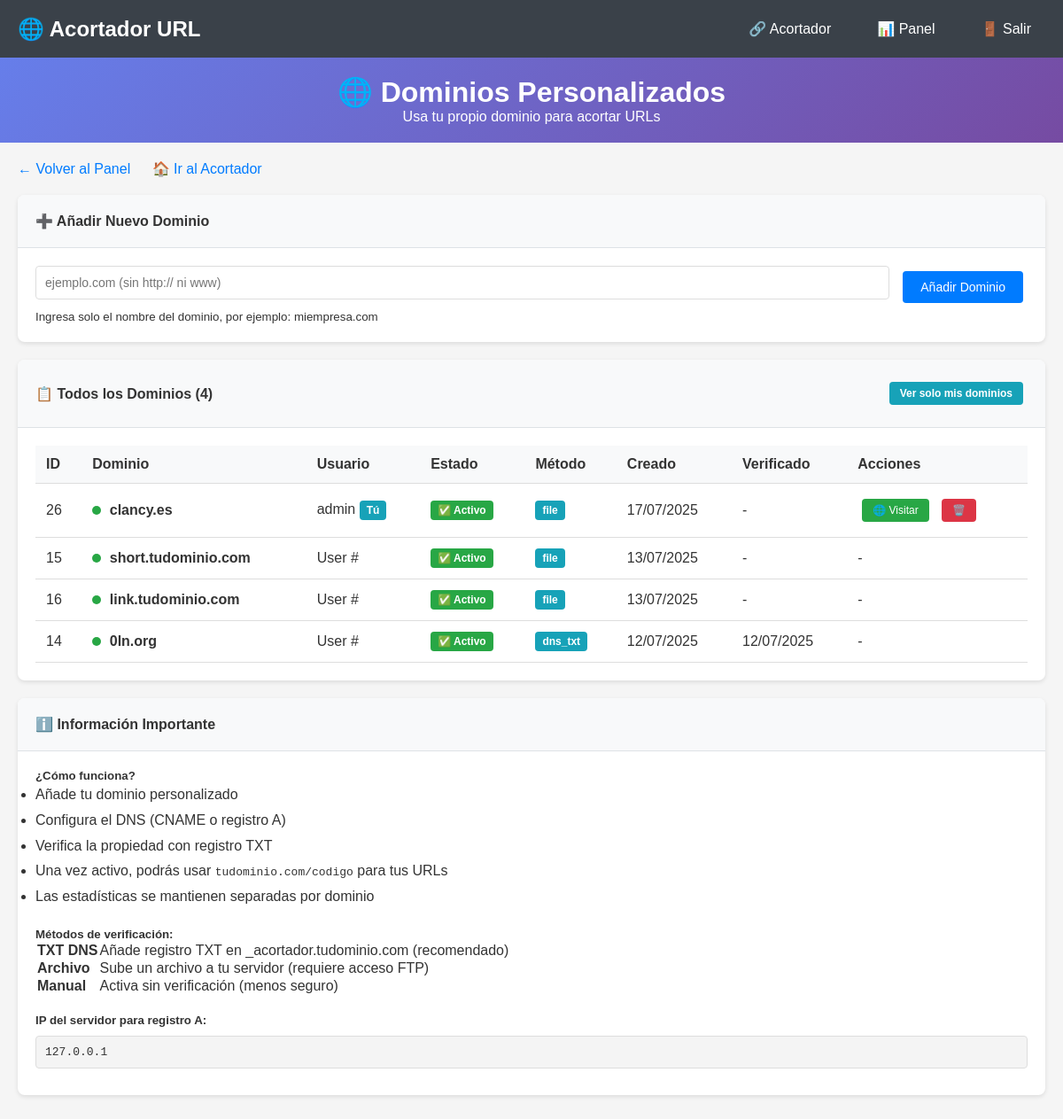
The page /admin/dominios.php?show_all=1 (signed in) on the database its author committed.
### tables this page shows
CREATE TABLE `custom_domains` (
  `id` int NOT NULL,
  `user_id` int DEFAULT NULL,
  `domain` varchar(255) NOT NULL,
  `status` enum('pending','active','inactive') DEFAULT 'pending',
  `verification_token` varchar(64) DEFAULT NULL,
  `verified_at` timestamp NULL DEFAULT NULL,
  `created_at` timestamp NULL DEFAULT CURRENT_TIMESTAMP,
  `updated_at` timestamp NULL DEFAULT CURRENT_TIMESTAMP ON UPDATE CURRENT_TIMESTAMP,
  `ssl_enabled` tinyint(1) DEFAULT '0',
  `verification_method` varchar(50) DEFAULT NULL
);

CREATE TABLE `users` (
  `id` int NOT NULL,
  `username` varchar(50) NOT NULL,
  `email` varchar(100) NOT NULL,
  `password` varchar(255) NOT NULL,
  `full_name` varchar(100) NOT NULL,
  `status` enum('active','banned','pending') DEFAULT 'active',
  `role` enum('user','admin') DEFAULT 'user',
  `created_at` timestamp NULL DEFAULT CURRENT_TIMESTAMP,
  `updated_at` timestamp NULL DEFAULT CURRENT_TIMESTAMP ON UPDATE CURRENT_TIMESTAMP,
  `last_login` timestamp NULL DEFAULT NULL,
  `email_verified` tinyint(1) DEFAULT '0',
  `verification_token` varchar(255) DEFAULT NULL,
  `password_reset_token` varchar(255) DEFAULT NULL,
  `password_reset_expires` timestamp NULL DEFAULT NULL,
  `banned_reason` text,
  `banned_at` timestamp NULL DEFAULT NULL,
  `banned_by` int DEFAULT NULL,
  `failed_login_attempts` int DEFAULT '0',
  `locked_until` timestamp NULL DEFAULT NULL,
  `is_active` tinyint(1) DEFAULT '1'
);

### admin/dominios.php (the view, shortened to what this page needs)
<?php
$user_id = $_SESSION['user_id'];
$is_admin = ($_SESSION['role'] === 'admin');
try {
    $db = new PDO("mysql:host=" . DB_HOST . ";dbname=" . DB_NAME, DB_USER, DB_PASS);
    $db->setAttribute(PDO::ATTR_ERRMODE, PDO::ERRMODE_EXCEPTION);
} catch(PDOException $e) {
    die("Error de conexión: " . $e->getMessage());
}
$showing_all = false;
if ($is_admin && isset($_GET['show_all'])) {
    $stmt = $db->query("
        SELECT cd.*, u.username
        FROM custom_domains cd
        LEFT JOIN users u ON cd.user_id = u.id
        ORDER BY cd.created_at DESC
    ");
    $showing_all = true;
} else {
    $stmt = $db->prepare("SELECT * FROM custom_domains WHERE user_id = ? ORDER BY created_at DESC");
    $stmt->execute([$user_id]);
}
$domains = $stmt->fetchAll();
?>
<!DOCTYPE html>
<html lang="es">
<head>
</head>
<body>
    <div class="simple-menu">
        <div class="simple-menu-container">
            <div class="menu-title">
                🌐 Acortador URL
            </div>
            <div class="menu-links">
                <a href="../">🔗 Acortador</a>
                <a href="panel_simple.php">📊 Panel</a>
                <a href="logout.php">🚪 Salir</a>
            </div>
        </div>
    </div>
    <div class="header">
        <h1>🌐 Dominios Personalizados</h1>
        <p>Usa tu propio dominio para acortar URLs</p>
    </div>
    <div class="container">
        <div class="back-links">
            <a href="panel_simple.php">← Volver al Panel</a>
            <a href="../">🏠 Ir al Acortador</a>
        </div>
        <div class="card">
            <div class="card-header">
                ➕ Añadir Nuevo Dominio
            </div>
            <div class="card-body">
                <form method="POST" class="form-inline">
                    <input type="text" name="domain" class="form-control" style="flex: 1;"
                           placeholder="ejemplo.com (sin http:// ni www)" required>
                    <button type="submit" class="btn btn-primary">
                        <i class="bi bi-plus-circle"></i> Añadir Dominio
                    </button>
                </form>
                <small class="text-muted">Ingresa solo el nombre del dominio, por ejemplo: miempresa.com</small>
            </div>
        </div>
        <div class="card">
            <div class="card-header">
                <div>
                    📋 <?php echo $showing_all ? 'Todos los Dominios' : 'Mis Dominios'; ?> (<?php echo count($domains); ?>)
                </div>
                <?php if ($is_admin): ?>
                    <div class="view-toggle">
                        <?php if ($showing_all): ?>
                            <a href="?" class="btn btn-sm btn-info">Ver solo mis dominios</a>
                        <?php else: ?>
                            <a href="?show_all=1" class="btn btn-sm btn-info">Ver todos los dominios</a>
                        <?php endif; ?>
                    </div>
                <?php endif; ?>
            </div>
            <div class="card-body">
                <?php if (empty($domains)): ?>
                    <p style="text-align: center; color: #666; padding: 40px;">
                        <?php echo $showing_all ? 'No hay dominios configurados en el sistema.' : 'No tienes dominios personalizados configurados.'; ?>
                    </p>
                    <div class="alert-help">
                        <h5>🚀 ¿Cómo empezar?</h5>
                        <ol>
                            <li>Añade tu dominio usando el formulario de arriba</li>
                            <li>Configura el DNS de tu dominio para que apunte a nuestro servidor</li>
                            <li>Añade el registro TXT para verificar la propiedad</li>
                            <li>¡Listo! Ya puedes crear URLs con tu dominio</li>
                        </ol>
                    </div>
                <?php else: ?>
                    <div style="overflow-x: auto;">
                        <table class="domain-table">
                            <thead>
                                <tr>
                                    <th>ID</th>
                                    <th>Dominio</th>
                                    <?php if ($is_admin && $showing_all): ?>
                                    <th>Usuario</th>
                                    <?php endif; ?>
                                    <th>Estado</th>
                                    <th>Método</th>
                                    <th>Creado</th>
                                    <th>Verificado</th>
                                    <th>Acciones</th>
                                </tr>
                            </thead>
                            <tbody>
                                <?php foreach ($domains as $domain): ?>
                                <?php
                                $is_my_domain = ($domain['user_id'] == $user_id);
                                ?>
                                <tr id="domain-<?php echo $domain['id']; ?>">
                                    <td><?php echo $domain['id']; ?></td>
                                    <td>
                                        <strong>
                                            <span class="status-indicator status-<?php echo $domain['status']; ?>"></span>
                                            <?php echo htmlspecialchars($domain['domain']); ?>
                                        </strong>
                                    </td>
                                    <?php if ($is_admin && $showing_all): ?>
                                    <td>
                                        <?php echo htmlspecialchars($domain['username'] ?? 'User #' . $domain['user_id']); ?>
                                        <?php if ($is_my_domain): ?>
                                            <span class="badge badge-info">Tú</span>
                                        <?php endif; ?>
                                    </td>
                                    <?php endif; ?>
                                    <td>
                                        <?php if ($domain['status'] === 'active'): ?>
                                            <span class="badge badge-success">✅ Activo</span>
                                        <?php elseif ($domain['status'] === 'pending'): ?>
                                            <span class="badge badge-warning">⏳ Pendiente</span>
                                        <?php else: ?>
                                            <span class="badge badge-danger">❌ Inactivo</span>
                                        <?php endif; ?>
                                    </td>
                                    <td>
                                        <span class="badge badge-info">
                                            <?php echo $domain['verification_method'] ?? 'file'; ?>
                                        </span>
                                    </td>
                                    <td><?php echo date('d/m/Y', strtotime($domain['created_at'])); ?></td>
                                    <td>
                                        <?php echo $domain['verified_at'] ? date('d/m/Y', strtotime($domain['verified_at'])) : '-'; ?>
                                    </td>
                                    <td>
                                        <?php if ($is_my_domain): ?>
                                            <?php if ($domain['status'] === 'pending'): ?>
                                                <button onclick="toggleInstructions(<?php echo $domain['id']; ?>)"
                                                        class="btn btn-sm btn-info">
                                                    📋 Instrucciones
                                                </button>
                                                <button onclick="verificarDominio(<?php echo $domain['id']; ?>)"
                                                        class="btn btn-sm btn-success"
                                                        id="verify-btn-<?php echo $domain['id']; ?>">
                                                    🔍 Verificar
                                                </button>
                                                <form method="POST" style="display: inline;">
                                                    <input type="hidden" name="verify_manual" value="1">
                                                    <input type="hidden" name="domain_id" value="<?php echo $domain['id']; ?>">
                                                    <button type="submit" class="btn btn-sm btn-warning"
                                                            title="Activar sin verificación">
                                                        ⚡ Activar
                                                    </button>
                                                </form>
                                            <?php else: ?>
                                                <a href="http://<?php echo $domain['domain']; ?>"
                                                   target="_blank"
                                                   class="btn btn-sm btn-success">
                                                    🌐 Visitar
                                                </a>
                                            <?php endif; ?>
                                            <form method="POST" style="display: inline;"
                                                  onsubmit="return confirm('¿Estás seguro de eliminar el dominio <?php echo htmlspecialchars($domain['domain']); ?>?\n\nEsta acción no se puede deshacer.');">
                                                <button type="submit" class="btn btn-sm btn-danger"
                                                        title="Eliminar dominio">
                                                    🗑️
                                                </button>
                                            </form>
                                        <?php else: ?>
                                            <span class="text-muted">-</span>
                                        <?php endif; ?>
                                    </td>
                                </tr>
                                <?php endforeach; ?>
                            </tbody>
                        </table>
                    </div>
                <?php endif; ?>
            </div>
        </div>
        <div class="card">
            <div class="card-header">
                ℹ️ Información Importante
            </div>
            <div class="card-body">
                <h5>¿Cómo funciona?</h5>
                <ul style="line-height: 1.8;">
                    <li>Añade tu dominio personalizado</li>
                    <li>Configura el DNS (CNAME o registro A)</li>
                    <li>Verifica la propiedad con registro TXT</li>
                    <li>Una vez activo, podrás usar <code>tudominio.com/codigo</code> para tus URLs</li>
                    <li>Las estadísticas se mantienen separadas por dominio</li>
                </ul>
                <h5 style="margin-top: 20px;">Métodos de verificación:</h5>
                <table class="table table-sm">
                    <tr>
                        <td><strong>TXT DNS</strong></td>
                        <td>Añade registro TXT en _acortador.tudominio.com (recomendado)</td>
                    </tr>
                    <tr>
                        <td><strong>Archivo</strong></td>
                        <td>Sube un archivo a tu servidor (requiere acceso FTP)</td>
                    </tr>
                    <tr>
                        <td><strong>Manual</strong></td>
                        <td>Activa sin verificación (menos seguro)</td>
                    </tr>
                </table>
                <h5 style="margin-top: 20px;">IP del servidor para registro A:</h5>
                <div class="code">
                    <?php echo $_SERVER['SERVER_ADDR'] ?? gethostbyname($_SERVER['SERVER_NAME']) ?? 'Consulta con tu proveedor de hosting'; ?>
                </div>
            </div>
        </div>
    </div>
</body>
</html>

### admin/dominios.php (style rules this page uses)
* { margin: 0; padding: 0; box-sizing: border-box; }
body { font-family: Arial, sans-serif; background: #f5f5f5; color: #333; }
.header { background: linear-gradient(135deg, #667eea 0%, #764ba2 100%); color: white; padding: 20px; text-align: center; }
.header h1 { margin: 0; }
.container { max-width: 1200px; margin: 0 auto; padding: 20px; }
.card { background: white; border-radius: 8px; box-shadow: 0 2px 5px rgba(0,0,0,0.1); margin-bottom: 20px; overflow: hidden; }
.card-header { background: #f8f9fa; padding: 20px; border-bottom: 1px solid #dee2e6; font-weight: bold; display: flex; justify-content: space-between; align-items: center; }
.card-body { padding: 20px; }
.btn { padding: 10px 20px; border: none; border-radius: 4px; cursor: pointer; text-decoration: none; display: inline-block; margin: 5px; font-size: 14px; }
.btn-sm { padding: 6px 12px; font-size: 12px; }
.btn-primary { background: #007bff; color: white; }
.btn-success { background: #28a745; color: white; }
.btn-danger { background: #dc3545; color: white; }
.btn-info { background: #17a2b8; color: white; }
.form-control { width: 100%; padding: 10px; border: 1px solid #ddd; border-radius: 4px; margin-bottom: 10px; font-size: 14px; }
.badge { display: inline-block; padding: 4px 8px; border-radius: 4px; font-size: 12px; font-weight: bold; }
.badge-success { background: #28a745; color: white; }
.badge-info { background: #17a2b8; color: white; }
.domain-table { width: 100%; border-collapse: collapse; }
.domain-table th, .domain-table td { padding: 12px; text-align: left; border-bottom: 1px solid #ddd; }
.domain-table th { background: #f8f9fa; font-weight: bold; }
.code { background: #f4f4f4; padding: 10px; border-radius: 4px; font-family: monospace; margin: 10px 0; word-break: break-all; border: 1px solid #ddd; }
.simple-menu { background-color: #3a4149; padding: 15px 0; color: white; }
.simple-menu-container { max-width: 1200px; margin: 0 auto; padding: 0 20px; display: flex; justify-content: space-between; align-items: center; }
.menu-title { font-size: 1.5em; font-weight: bold; }
.menu-links { display: flex; gap: 20px; }
.menu-links a { color: white; text-decoration: none; padding: 8px 16px; border-radius: 5px; transition: background 0.3s; }
.back-links { margin-bottom: 20px; }
.back-links a { color: #007bff; text-decoration: none; margin-right: 20px; }
.status-indicator { display: inline-block; width: 10px; height: 10px; border-radius: 50%; margin-right: 5px; }
.status-active { background: #28a745; }
.view-toggle { float: right; }
.form-inline { display: flex; gap: 10px; align-items: center; }

### rows shown on the page
custom_domains: id "26", domain "clancy.es", user.username "admin", shows "Tú", status "✅ Activo", verification_method "file", created_at "17/07/2025"
custom_domains: id "15", domain "short.tudominio.com", username "User #", status "✅ Activo", verification_method "file", created_at "13/07/2025"
custom_domains: id "16", domain "link.tudominio.com", username "User #", status "✅ Activo", verification_method "file", created_at "13/07/2025"
custom_domains: id "14", domain "0ln.org", username "User #", status "✅ Activo", verification_method "dns_txt", created_at "12/07/2025", verified_at "12/07/2025"

### other values the page prints
count($domains) "4"
$_SERVER['SERVER_ADDR'] "127.0.0.1"
